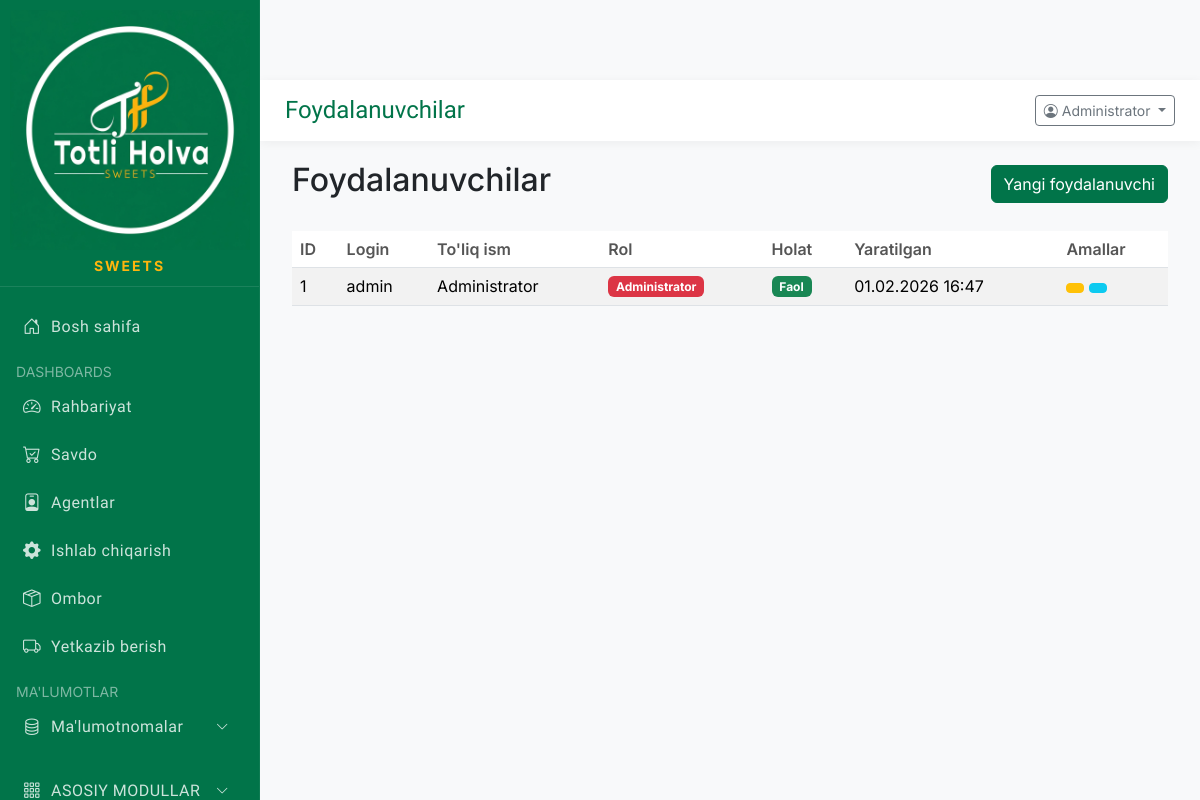
Screenshot of /info/users (signed in) with the database file from the repository.
### app/models/database.py (models this page shows)
class User(Base):
    __tablename__ = "users"
    id = Column(Integer, primary_key=True, index=True)
    username = Column(String(50), unique=True, index=True)
    password_hash = Column(String(255))
    full_name = Column(String(100))
    role = Column(String(20), default="user")  # admin, manager, user
    phone = Column(String(20))
    is_active = Column(Boolean, default=True)
    created_at = Column(DateTime, default=datetime.now)

### main.py (the view)
@app.get("/info/users", response_class=HTMLResponse)
async def info_users(request: Request, db: Session = Depends(get_db), current_user: User = Depends(require_auth)):
    if not current_user:
        return RedirectResponse(url="/login", status_code=303)
    users = db.query(User).all()
    return templates.TemplateResponse("info/users.html", {
        "request": request,
        "users": users,
        "current_user": current_user,
        "page_title": "Foydalanuvchilar"
    })

### app/templates/info/users.html (shortened to what this page needs)
{% extends "base.html" %}
{% block content %}
<div class="container-fluid">
    <div class="d-flex justify-content-between align-items-center mb-4">
        <h2> Foydalanuvchilar</h2>
        <button class="btn btn-primary" data-bs-toggle="modal" data-bs-target="#addUserModal">
             Yangi foydalanuvchi
        </button>
    </div>
    {% if users %}
    <div class="table-responsive">
        <table class="table table-striped table-hover">
            <thead>
                <tr>
                    <th>ID</th>
                    <th>Login</th>
                    <th>To'liq ism</th>
                    <th>Rol</th>
                    <th>Holat</th>
                    <th>Yaratilgan</th>
                    <th>Amallar</th>
                </tr>
            </thead>
            <tbody>
                {% for user in users %}
                <tr>
                    <td>{{ user.id }}</td>
                    <td>{{ user.username }}</td>
                    <td>{{ user.full_name }}</td>
                    <td>
                        {% if user.role == 'admin' %}
                        <span class="badge bg-danger">Administrator</span>
                        {% elif user.role == 'manager' %}
                        <span class="badge bg-warning">Menejer</span>
                        {% else %}
                        <span class="badge bg-info">Foydalanuvchi</span>
                        {% endif %}
                    </td>
                    <td>
                        {% if user.is_active %}
                        <span class="badge bg-success">Faol</span>
                        {% else %}
                        <span class="badge bg-secondary">Faol emas</span>
                        {% endif %}
                    </td>
                    <td>{{ user.created_at.strftime('%d.%m.%Y %H:%M') if user.created_at else '-' }}</td>
                    <td>
                        <button class="btn btn-sm btn-warning"
                            onclick="editUser({{ user.id }}, '{{ user.username }}', '{{ user.full_name }}', '{{ user.role }}', {{ 'true' if user.is_active else 'false' }})">
                        </button>
                        <button class="btn btn-sm btn-info"
                            onclick="changePassword({{ user.id }}, '{{ user.username }}')">
                        </button>
                    </td>
                </tr>
                {% endfor %}
            </tbody>
        </table>
    </div>
    {% else %}
    <div class="alert alert-info">
        <i class="fas fa-info-circle"></i> Hozircha foydalanuvchilar yo'q. Yangi foydalanuvchi qo'shish uchun yuqoridagi
        tugmani bosing.
    </div>
    {% endif %}
</div>
{% endblock %}

### app/templates/base.html (shortened to what this page needs)
﻿<!DOCTYPE html>
<html lang="uz">
<head>
    <link href="https://cdn.jsdelivr.net/npm/bootstrap@5.3.2/dist/css/bootstrap.min.css" rel="stylesheet">
    <link href="https://cdn.jsdelivr.net/npm/bootstrap-icons@1.11.1/font/bootstrap-icons.css" rel="stylesheet">
</head>
<body>
    <div class="mobile-header">
        <div class="hamburger" onclick="toggleSidebar()">
        </div>
        <div class="title">TOTLI HOLVA</div>
        <div class="user-menu">
        </div>
    </div>
    <nav class="sidebar">
        <div class="logo">
            <img src="/static/images/logo_circle.png" alt="TOTLI HOLVA"
                style="width: 240px; height: 240px; object-fit: contain; display: block;">
            <span
                style="color: #FFB50D; font-size: 14px; text-transform: uppercase; letter-spacing: 2px; display: block; margin-top: 5px; font-weight: 700;">SWEETS</span>
        </div>
        <ul class="nav flex-column mt-3">
            <li class="nav-item">
                <a class="nav-link {% if page_title == 'Bosh sahifa' %}active{% endif %}" href="/">
                    <i class="bi bi-house-door"></i> Bosh sahifa
                </a>
            </li>
            <li class="nav-item mt-2">
                <small class="text-light opacity-50 px-3">DASHBOARDS</small>
            </li>
            <li class="nav-item">
                <a class="nav-link {% if 'Dashboard' in page_title %}active{% endif %}"
                    href="/test/dashboard/executive">
                    <i class="bi bi-speedometer2"></i> Rahbariyat
                </a>
            </li>
            <li class="nav-item">
                <a class="nav-link {% if 'Savdo' in page_title %}active{% endif %}" href="/test/dashboard/sales">
                    <i class="bi bi-cart-check"></i> Savdo
                </a>
            </li>
            <li class="nav-item">
                <a class="nav-link {% if 'Agent' in page_title %}active{% endif %}" href="/test/dashboard/agent">
                    <i class="bi bi-person-badge"></i> Agentlar
                </a>
            </li>
            <li class="nav-item">
                <a class="nav-link {% if 'Ishlab chiqarish' in page_title %}active{% endif %}"
                    href="/test/dashboard/production">
                    <i class="bi bi-gear-fill"></i> Ishlab chiqarish
                </a>
            </li>
            <li class="nav-item">
                <a class="nav-link {% if 'Ombor' in page_title %}active{% endif %}" href="/test/dashboard/warehouse">
                    <i class="bi bi-box-seam"></i> Ombor
                </a>
            </li>
            <li class="nav-item">
                <a class="nav-link {% if 'Yetkazib berish' in page_title %}active{% endif %}"
                    href="/test/dashboard/delivery">
                    <i class="bi bi-truck"></i> Yetkazib berish
                </a>
            </li>
            <li class="nav-item mt-2">
                <small class="text-light opacity-50 px-3">MA'LUMOTLAR</small>
            </li>
            <li class="nav-item">
                <a class="nav-link" data-bs-toggle="collapse" href="#malumotlarMenu" role="button"
                    aria-expanded="false">
                    <i class="bi bi-database"></i> Ma'lumotnomalar
                    <i class="bi bi-chevron-down ms-auto"></i>
                </a>
            </li>
            <li class="nav-item mt-3">
                <a class="nav-link" data-bs-toggle="collapse" href="#asosiyModullarMenu" role="button"
                    aria-expanded="false">
                    <i class="bi bi-grid-3x3-gap"></i> ASOSIY MODULLAR
                    <i class="bi bi-chevron-down ms-auto"></i>
                </a>
            </li>
        </ul>
    </nav>
    <div class="main-content">
        <div class="top-bar">
            <h5>{{ page_title }}</h5>
            <div class="d-flex align-items-center">
                {% if current_user %}
                <div class="dropdown">
                    <button class="btn btn-sm btn-outline-secondary dropdown-toggle" type="button" id="userDropdown"
                        data-bs-toggle="dropdown" aria-expanded="false">
                        <i class="bi bi-person-circle"></i> {{ current_user.full_name }}
                    </button>
                </div>
                {% else %}
                <span class="me-3 text-muted">
                    <i class="bi bi-person-circle"></i> Mehmon
                </span>
                {% endif %}
            </div>
        </div>
        {% block content %}{% endblock %}
    </div>
</body>
</html>

### app/templates/base.html (style rules this page uses)
:root { --primary-color: #017449; --secondary-color: #017449; --accent-color: #FFB50D; --bg-color: #f8f9fa; }
body { font-family: 'Inter', sans-serif; background-color: #f8f9fa; }
.sidebar { position: fixed; top: 0; left: 0; height: 100vh; width: 260px; background-color: var(--primary-color); padding-top: 0; z-index: 1000; overflow-y: auto; border-right: 1px solid rgba(255, 255, 255, 0.05); }
.sidebar { -ms-overflow-style: none; scrollbar-width: none; }
.sidebar .logo { padding: 10px; text-align: center; border-bottom: 1px solid rgba(255, 255, 255, 0.1); display: flex; flex-direction: column; align-items: center; justify-content: center; background-color: var(--primary-color); }
.sidebar .logo span { color: var(--accent-color); font-size: 12px; font-family: 'Inter', sans-serif; letter-spacing: 0.5px; }
.sidebar .nav-link { color: rgba(255, 255, 255, 0.8); padding: 12px 20px; display: flex; align-items: center; transition: all 0.3s; border-left: 3px solid transparent; font-family: 'Righteous', cursive; letter-spacing: 0.5px; }
.sidebar .nav-link i { margin-right: 10px; font-size: 1.1rem; }
.sidebar .nav-link .ms-auto { margin-left: auto; font-size: 0.8rem; transition: transform 0.3s; }
.main-content { margin-left: 260px; padding: 20px; }
.top-bar { background: white; padding: 15px 25px; margin: -20px -20px 20px -20px; box-shadow: 0 2px 10px rgba(0, 0, 0, 0.05); display: flex; justify-content: space-between; align-items: center; }
.top-bar h5 { margin: 0; font-weight: 400; font-family: 'Righteous', cursive; color: var(--primary-color); font-size: 1.5rem; }
.btn-primary { background: var(--primary-color); border-color: var(--primary-color); }
.table { margin: 0; }
.table th { font-weight: 600; color: #555; border-top: none; }

### rows the page displays
User: full_name "Administrator", id "1", username "admin", role "Administrator", is_active "Faol", created_at "01.02.2026 16:47"

### other values shown
{{ page_title }} "Foydalanuvchilar"
